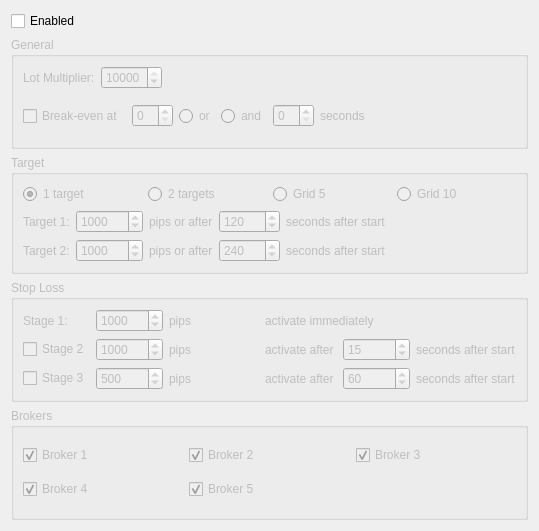
     <widget class="QWidget" name="strategy2Page">
      <property name="geometry">
       <rect>
        <x>0</x>
        <y>0</y>
        <width>539</width>
        <height>531</height>
       </rect>
      </property>
      <attribute name="label">
       <string>Strategy 2</string>
      </attribute>
      <layout class="QVBoxLayout" name="verticalLayout_13">
       <item>
        <widget class="QCheckBox" name="strategy2">
         <property name="text">
          <string>Enabled</string>
         </property>
        </widget>
       </item>
       <item>
        <widget class="QGroupBox" name="strategy2GeneralGroup">
         <property name="enabled">
          <bool>false</bool>
         </property>
         <property name="title">
          <string>General</string>
         </property>
         <layout class="QVBoxLayout" name="verticalLayout_9">
          <item>
           <layout class="QHBoxLayout" name="horizontalLayout_23">
            <item>
             <widget class="QLabel" name="strategy2LotMultiplierLabel">
              <property name="text">
               <string>Lot Multiplier:</string>
              </property>
             </widget>
            </item>
            <item>
             <widget class="QSpinBox" name="strategy2LotMultiplier">
              <property name="minimumSize">
               <size>
                <width>25</width>
                <height>0</height>
               </size>
              </property>
              <property name="minimum">
               <number>1</number>
              </property>
              <property name="maximum">
               <number>10000</number>
              </property>
              <property name="value">
               <number>10000</number>
              </property>
             </widget>
            </item>
            <item>
             <spacer name="strategy2LotMultiplierSpacer">
              <property name="orientation">
               <enum>Qt::Horizontal</enum>
              </property>
              <property name="sizeHint" stdset="0">
               <size>
                <width>40</width>
                <height>20</height>
               </size>
              </property>
             </spacer>
            </item>
           </layout>
          </item>
          <item>
           <layout class="QHBoxLayout" name="horizontalLayout_24">
            <item>
             <widget class="QCheckBox" name="strategy2BreakEven">
              <property name="text">
               <string>Break-even at </string>
              </property>
             </widget>
            </item>
            <item>
             <widget class="QSpinBox" name="strategy2BreakEvenValue">
              <property name="enabled">
               <bool>false</bool>
              </property>
             </widget>
            </item>
            <item>
             <widget class="QRadioButton" name="strategy2BreakEvenOr">
              <property name="enabled">
               <bool>false</bool>
              </property>
              <property name="text">
               <string>or</string>
              </property>
             </widget>
            </item>
            <item>
             <widget class="QRadioButton" name="strategy2BreakEvenAnd">
              <property name="enabled">
               <bool>false</bool>
              </property>
              <property name="text">
               <string>and</string>
              </property>
             </widget>
            </item>
            <item>
             <widget class="QSpinBox" name="strategy2BreakEvenTime">
              <property name="enabled">
               <bool>false</bool>
              </property>
             </widget>
            </item>
            <item>
             <widget class="QLabel" name="strategy2BreakEvenTimeLabel">
              <property name="enabled">
               <bool>false</bool>
              </property>
              <property name="text">
               <string>seconds</string>
              </property>
             </widget>
            </item>
            <item>
             <spacer name="strategy2BreakEvenSpacer">
              <property name="orientation">
               <enum>Qt::Horizontal</enum>
              </property>
              <property name="sizeHint" stdset="0">
               <size>
                <width>40</width>
                <height>20</height>
               </size>
              </property>
             </spacer>
            </item>
           </layout>
          </item>
         </layout>
        </widget>
       </item>
       <item>
        <widget class="QGroupBox" name="strategy2TargetGroup">
         <property name="enabled">
          <bool>false</bool>
         </property>
         <property name="title">
          <string>Target</string>
         </property>
         <property name="flat">
          <bool>false</bool>
         </property>
         <layout class="QVBoxLayout" name="verticalLayout_8">
          <item>
           <layout class="QHBoxLayout" name="targetsLayout_4">
            <item>
             <widget class="QRadioButton" name="strategy2Target1">
              <property name="text">
               <string>1 target</string>
              </property>
              <property name="checked">
               <bool>true</bool>
              </property>
             </widget>
            </item>
            <item>
             <widget class="QRadioButton" name="strategy2Target2">
              <property name="text">
               <string>2 targets</string>
              </property>
             </widget>
            </item>
            <item>
             <widget class="QRadioButton" name="strategy2TargetGrid5">
              <property name="text">
               <string>Grid 5</string>
              </property>
             </widget>
            </item>
            <item>
             <widget class="QRadioButton" name="strategy2TargetGrid10">
              <property name="text">
               <string>Grid 10</string>
              </property>
             </widget>
            </item>
           </layout>
          </item>
          <item>
           <layout class="QHBoxLayout" name="horizontalLayout_21">
            <item>
             <widget class="QLabel" name="strategy2Target1Label">
              <property name="text">
               <string>Target 1:</string>
              </property>
             </widget>
            </item>
            <item>
             <widget class="QSpinBox" name="strategy2Target1Value">
              <property name="minimum">
               <number>1</number>
              </property>
              <property name="maximum">
               <number>100000</number>
              </property>
              <property name="value">
               <number>1000</number>
              </property>
             </widget>
            </item>
            <item>
             <widget class="QLabel" name="strategy2Target1ValueLabel">
              <property name="text">
               <string>pips or after</string>
              </property>
             </widget>
            </item>
            <item>
             <widget class="QSpinBox" name="strategy2Target1Time">
              <property name="minimum">
               <number>1</number>
              </property>
              <property name="maximum">
               <number>10000</number>
              </property>
              <property name="value">
               <number>120</number>
              </property>
              <property name="displayIntegerBase">
               <number>10</number>
              </property>
             </widget>
            </item>
            <item>
             <widget class="QLabel" name="strategy2Target1TimeLabel">
              <property name="text">
               <string>seconds after start</string>
              </property>
             </widget>
            </item>
            <item>
             <spacer name="horizontalSpacer_19">
              <property name="orientation">
               <enum>Qt::Horizontal</enum>
              </property>
              <property name="sizeHint" stdset="0">
               <size>
                <width>40</width>
                <height>20</height>
               </size>
              </property>
             </spacer>
            </item>
           </layout>
          </item>
          <item>
           <layout class="QHBoxLayout" name="horizontalLayout_22">
            <item>
             <widget class="QLabel" name="strategy2Target2Label">
              <property name="enabled">
               <bool>false</bool>
              </property>
              <property name="text">
               <string>Target 2:</string>
              </property>
             </widget>
            </item>
            <item>
             <widget class="QSpinBox" name="strategy2Target2Value">
              <property name="enabled">
               <bool>false</bool>
              </property>
              <property name="minimum">
               <number>1</number>
              </property>
              <property name="maximum">
               <number>100000</number>
              </property>
              <property name="value">
               <number>1000</number>
              </property>
             </widget>
            </item>
            <item>
             <widget class="QLabel" name="strategy2Target2ValueLabel">
              <property name="enabled">
               <bool>false</bool>
              </property>
              <property name="text">
               <string>pips or after</string>
              </property>
             </widget>
            </item>
            <item>
             <widget class="QSpinBox" name="strategy2Target2Time">
              <property name="enabled">
               <bool>false</bool>
              </property>
              <property name="minimum">
               <number>1</number>
              </property>
              <property name="maximum">
               <number>10000</number>
              </property>
              <property name="singleStep">
               <number>1</number>
              </property>
              <property name="value">
               <number>240</number>
              </property>
             </widget>
            </item>
            <item>
             <widget class="QLabel" name="strategy2Target2TimeLabel">
              <property name="enabled">
               <bool>false</bool>
              </property>
              <property name="text">
               <string>seconds after start</string>
              </property>
             </widget>
            </item>
            <item>
             <spacer name="horizontalSpacer_20">
              <property name="orientation">
               <enum>Qt::Horizontal</enum>
              </property>
              <property name="sizeHint" stdset="0">
               <size>
                <width>40</width>
                <height>20</height>
               </size>
              </property>
             </spacer>
            </item>
           </layout>
          </item>
         </layout>
        </widget>
       </item>
       <item>
        <widget class="QGroupBox" name="strategy1StopLossGroup_3">
         <property name="enabled">
          <bool>false</bool>
         </property>
         <property name="title">
          <string>Stop Loss</string>
         </property>
         <layout class="QGridLayout" name="gridLayout_8">
          <item row="0" column="0">
           <widget class="QLabel" name="strategy2StopLoss1">
            <property name="text">
             <string>Stage 1:</string>
            </property>
           </widget>
          </item>
          <item row="0" column="1">
           <widget class="QSpinBox" name="strategy2StopLoss1Pips">
            <property name="minimum">
             <number>1</number>
            </property>
            <property name="maximum">
             <number>100000</number>
            </property>
            <property name="value">
             <number>1000</number>
            </property>
           </widget>
          </item>
          <item row="0" column="2">
           <widget class="QLabel" name="strategy2StopLoss1PipsLabel">
            <property name="text">
             <string>pips</string>
            </property>
           </widget>
          </item>
          <item row="0" column="3">
           <spacer name="horizontalSpacer_16">
            <property name="orientation">
             <enum>Qt::Horizontal</enum>
            </property>
            <property name="sizeHint" stdset="0">
             <size>
              <width>35</width>
              <height>20</height>
             </size>
            </property>
           </spacer>
          </item>
          <item row="0" column="4">
           <widget class="QLabel" name="strategy2StopLoss1TimeLabel">
            <property name="text">
             <string>activate immediately</string>
            </property>
           </widget>
          </item>
          <item row="1" column="0">
           <widget class="QCheckBox" name="strategy2StopLoss2">
            <property name="text">
             <string>Stage 2</string>
            </property>
           </widget>
          </item>
          <item row="1" column="1">
           <widget class="QSpinBox" name="strategy2StopLoss2Pips">
            <property name="enabled">
             <bool>false</bool>
            </property>
            <property name="minimum">
             <number>1</number>
            </property>
            <property name="maximum">
             <number>100000</number>
            </property>
            <property name="value">
             <number>1000</number>
            </property>
           </widget>
          </item>
          <item row="1" column="2">
           <widget class="QLabel" name="strategy2StopLoss2PipsLabel">
            <property name="enabled">
             <bool>false</bool>
            </property>
            <property name="text">
             <string>pips</string>
            </property>
           </widget>
          </item>
          <item row="1" column="3">
           <spacer name="horizontalSpacer_17">
            <property name="orientation">
             <enum>Qt::Horizontal</enum>
            </property>
            <property name="sizeHint" stdset="0">
             <size>
              <width>35</width>
              <height>20</height>
             </size>
            </property>
           </spacer>
          </item>
          <item row="1" column="4">
           <layout class="QHBoxLayout" name="horizontalLayout_19">
            <item>
             <widget class="QLabel" name="strategy2StopLoss2ActivateLabel">
              <property name="enabled">
               <bool>false</bool>
              </property>
              <property name="text">
               <string>activate after </string>
              </property>
             </widget>
            </item>
            <item>
             <widget class="QSpinBox" name="strategy2StopLoss2Time">
              <property name="enabled">
               <bool>false</bool>
              </property>
              <property name="minimumSize">
               <size>
                <width>50</width>
                <height>0</height>
               </size>
              </property>
              <property name="minimum">
               <number>1</number>
              </property>
              <property name="maximum">
               <number>100000</number>
              </property>
              <property name="value">
               <number>15</number>
              </property>
             </widget>
            </item>
            <item>
             <widget class="QLabel" name="strategy2StopLoss2TimeLabel">
              <property name="enabled">
               <bool>false</bool>
              </property>
              <property name="text">
               <string>seconds after start</string>
              </property>
             </widget>
            </item>
           </layout>
          </item>
          <item row="2" column="0">
           <widget class="QCheckBox" name="strategy2StopLoss3">
            <property name="text">
             <string>Stage 3</string>
            </property>
           </widget>
          </item>
          <item row="2" column="1">
           <widget class="QSpinBox" name="strategy2StopLoss3Pips">
            <property name="enabled">
             <bool>false</bool>
            </property>
            <property name="minimum">
             <number>1</number>
            </property>
            <property name="maximum">
             <number>100000</number>
            </property>
            <property name="value">
             <number>500</number>
            </property>
           </widget>
          </item>
          <item row="2" column="2">
           <widget class="QLabel" name="strategy2StopLoss3PipsLabel">
            <property name="enabled">
             <bool>false</bool>
            </property>
            <property name="text">
             <string>pips</string>
            </property>
           </widget>
          </item>
          <item row="2" column="3">
           <spacer name="horizontalSpacer_18">
            <property name="orientation">
             <enum>Qt::Horizontal</enum>
            </property>
            <property name="sizeHint" stdset="0">
             <size>
              <width>35</width>
              <height>20</height>
             </size>
            </property>
           </spacer>
          </item>
          <item row="2" column="4">
           <layout class="QHBoxLayout" name="horizontalLayout_20">
            <item>
             <widget class="QLabel" name="strategy2StopLoss3ActivateLabel">
              <property name="enabled">
               <bool>false</bool>
              </property>
              <property name="text">
               <string>activate after </string>
              </property>
             </widget>
            </item>
            <item>
             <widget class="QSpinBox" name="strategy2StopLoss3Time">
              <property name="enabled">
               <bool>false</bool>
              </property>
              <property name="minimumSize">
               <size>
                <width>50</width>
                <height>0</height>
               </size>
              </property>
              <property name="minimum">
               <number>1</number>
              </property>
              <property name="maximum">
               <number>100000</number>
              </property>
              <property name="value">
               <number>60</number>
              </property>
             </widget>
            </item>
            <item>
             <widget class="QLabel" name="lstrategy2StopLoss3TimeLabel">
              <property name="enabled">
               <bool>false</bool>
              </property>
              <property name="text">
               <string>seconds after start</string>
              </property>
             </widget>
            </item>
           </layout>
          </item>
         </layout>
        </widget>
       </item>
       <item>
        <widget class="QGroupBox" name="strategy1BrokersGroup_3">
         <property name="enabled">
          <bool>false</bool>
         </property>
         <property name="title">
          <string>Brokers</string>
         </property>
         <layout class="QGridLayout" name="gridLayout_7">
          <item row="0" column="0">
           <widget class="QCheckBox" name="strategy2Broker1">
            <property name="text">
             <string>Broker 1</string>
            </property>
            <property name="checked">
             <bool>true</bool>
            </property>
           </widget>
          </item>
          <item row="0" column="1">
           <widget class="QCheckBox" name="strategy2Broker2">
            <property name="text">
             <string>Broker 2</string>
            </property>
            <property name="checked">
             <bool>true</bool>
            </property>
           </widget>
          </item>
          <item row="0" column="2">
           <widget class="QCheckBox" name="strategy2Broker3">
            <property name="text">
             <string>Broker 3</string>
            </property>
            <property name="checked">
             <bool>true</bool>
            </property>
           </widget>
          </item>
          <item row="1" column="0">
           <widget class="QCheckBox" name="strategy2Broker4">
            <property name="text">
             <string>Broker 4</string>
            </property>
            <property name="checked">
             <bool>true</bool>
            </property>
           </widget>
          </item>
          <item row="1" column="1">
           <widget class="QCheckBox" name="strategy2Broker5">
            <property name="text">
             <string>Broker 5</string>
            </property>
            <property name="checked">
             <bool>true</bool>
            </property>
           </widget>
          </item>
         </layout>
        </widget>
       </item>
      </layout>
     </widget>
